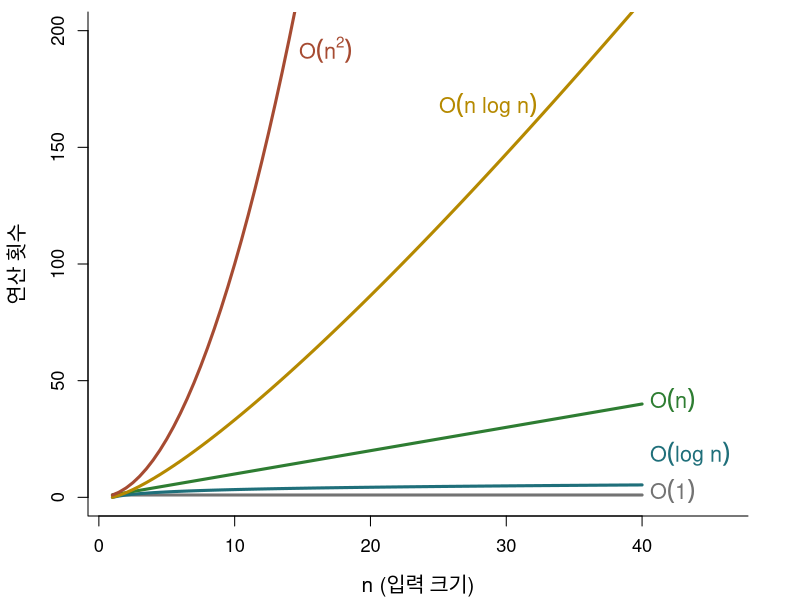
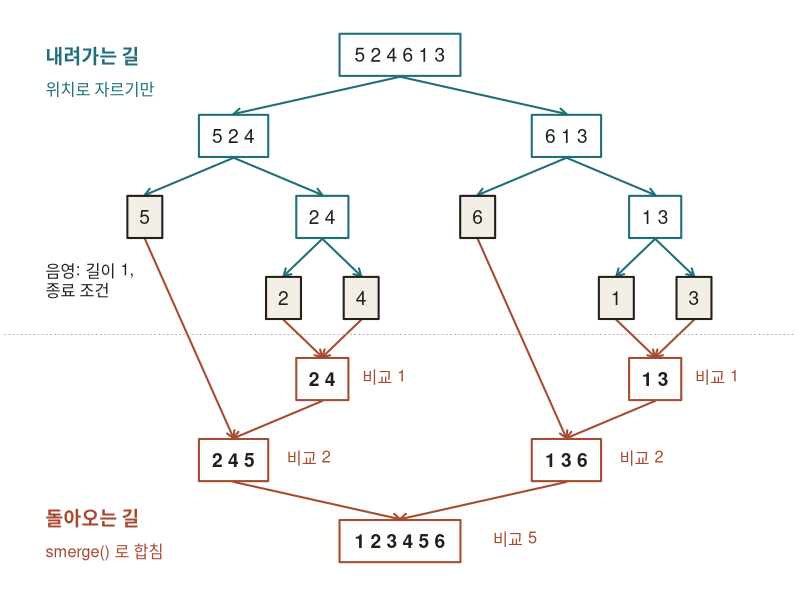
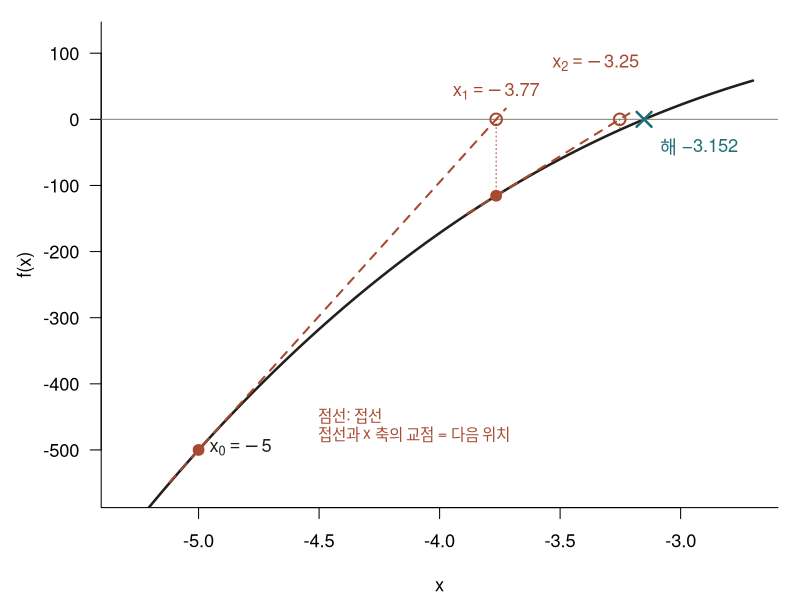
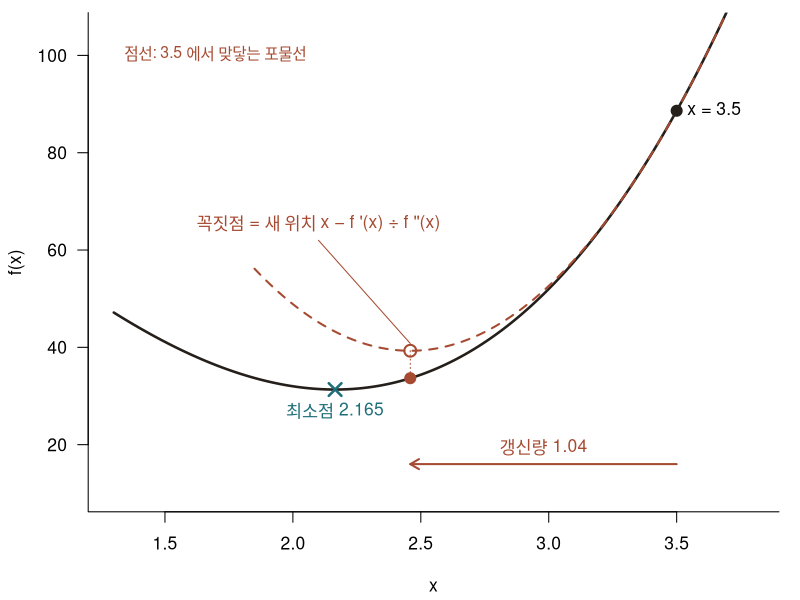
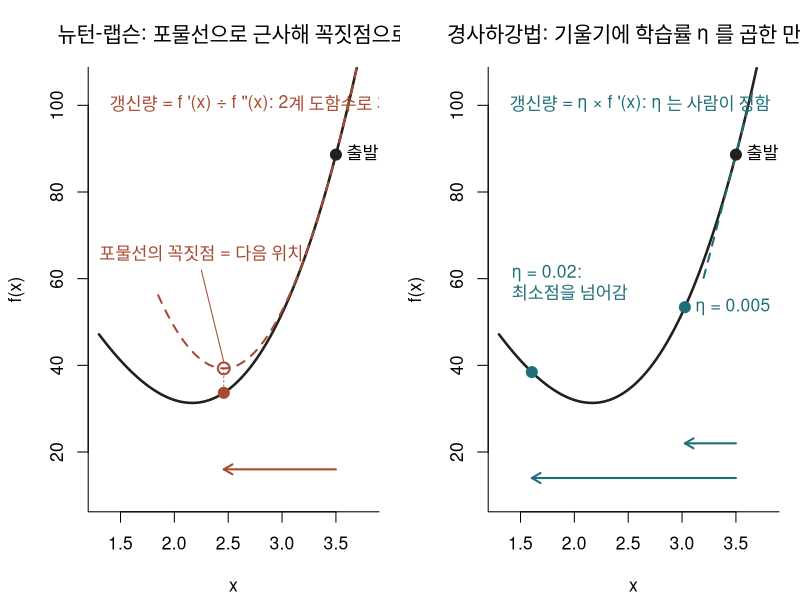
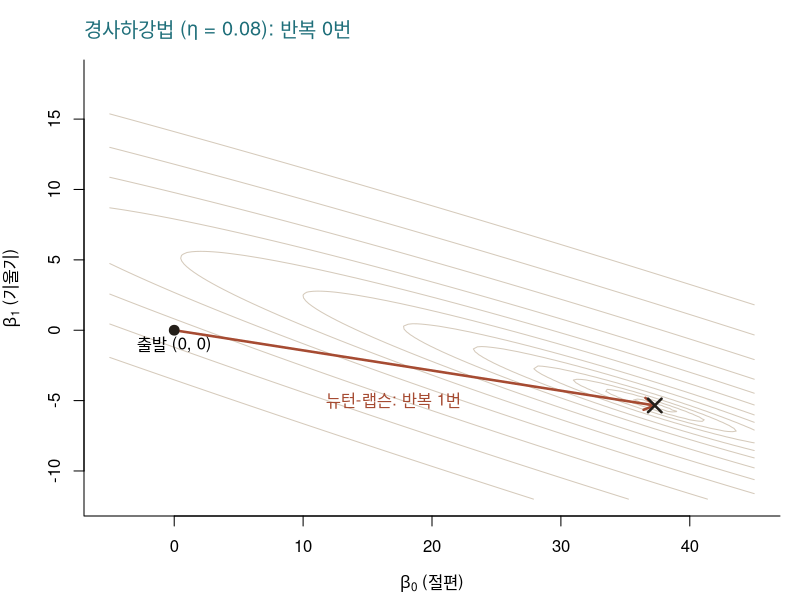
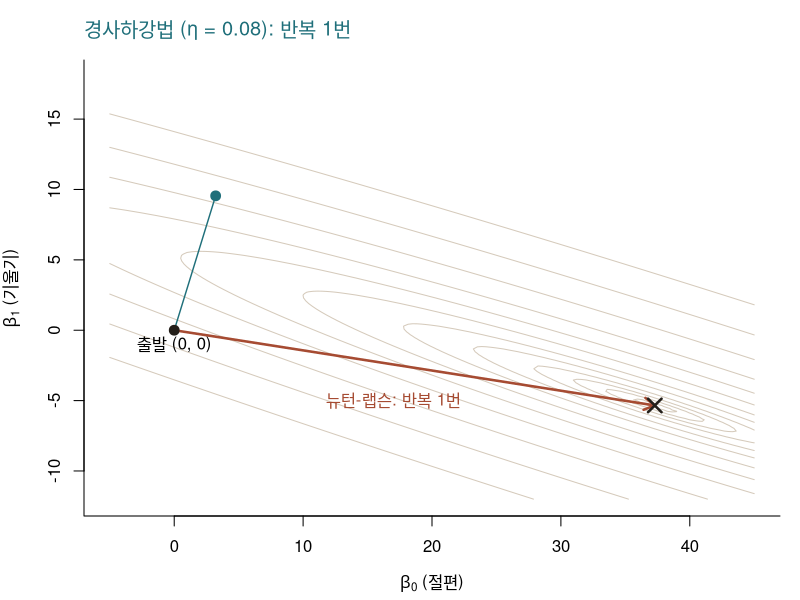
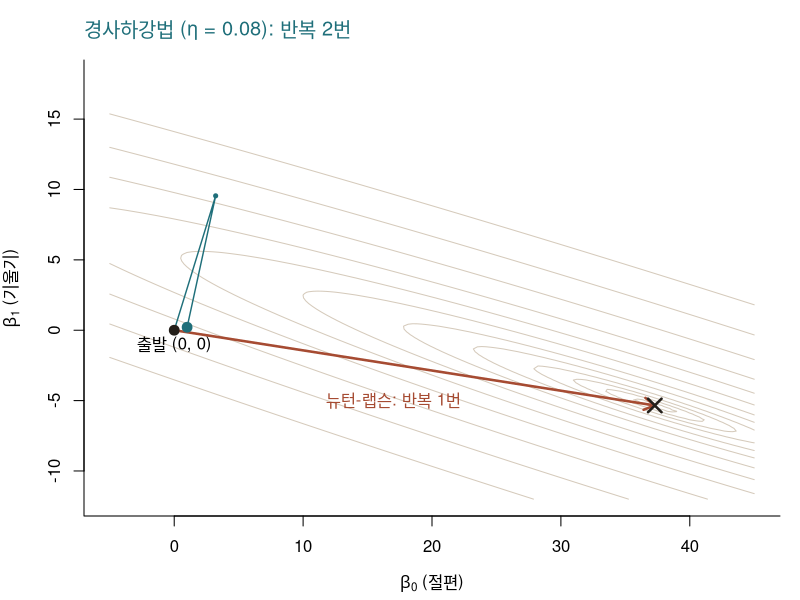

These charts were generated, in order, by the following R code:
## ---- chunk 1
library(knitr)

# 슬라이드는 폭이 좁다. 출력 폭을 46자로 접는다.
options(linewidth = 46, width = 46)
hook_output <- knitr::knit_hooks$get("output")
knit_hooks$set(output = function(x, options) {
  if (!is.null(n <- options$linewidth)) {
    x <- knitr:::split_lines(x)
    if (any(nchar(x) > n)) x <- strwrap(x, width = n)
    x <- paste(x, collapse = "\n")
  }
  hook_output(x, options)
})
## ---- chunk 2
half_count <- function(pages) {
  count <- 0
  while (pages > 1) {
    pages <- ceiling(pages / 2)   # 없는 쪽 절반을 버림
    count <- count + 1
  }
  count
}
sapply(c(1000, 10000, 1e6), half_count)
## ---- chunk 3
clean_room <- function(n_row, n_col) {
  visit <- matrix(0L, n_row, n_col)  # 청소 순서
  step <- 0L
  for (i in seq_len(n_row)) {          # 1. 한 줄씩
    cols <- seq_len(n_col)
    if (i %% 2 == 0) cols <- rev(cols) # 3. 방향 반대로
    for (j in cols) {                  # 2. 줄 끝까지
      step <- step + 1L
      visit[i, j] <- step
    }
  }
  visit                                # 4. 멈춤
}
clean_room(4, 6)
## ---- chunk 4
prealloc_vec <- function(n) {
  x <- numeric(n)
  for (i in seq_len(n)) x[i] <- i
  x
}
grow_vec <- function(n) {
  x <- NULL
  for (i in seq_len(n)) x <- c(x, i)
  x
}
## ---- chunk 5
identical(prealloc_vec(1000), as.numeric(grow_vec(1000)))
## ---- chunk 6
#| output-location: fragment
n <- 50000
data.frame(
  방식 = c("사전 할당", "이어 붙이기"),
  초 = c(system.time(prealloc_vec(n))[["elapsed"]],
         system.time(grow_vec(n))[["elapsed"]])
)
## ---- chunk 7
n <- c(10, 100, 1000, 1e6)
fmt <- function(x) format(x, big.mark = ",", scientific = FALSE)
tab <- data.frame(
  n = fmt(n),
  o1 = c("1", "1", "1", "1"),
  ologn = c("3", "7", "10", "20"),
  on = fmt(n),
  onlogn = fmt(round(n * log2(n))),
  on2 = c(fmt(n[1:3]^2), "1e+12"),
  o2n = c("1,024", "1.3e+30", "1.1e+301", "9.9e+301029")
)
names(tab) <- c("n", "O(1)", "O(log n)", "O(n)", "O(n log n)", "O(n^2)", "O(2^n)")
kable(tab, align = rep("r", 7))
## ---- chunk 8
op <- par(mar = c(4.2, 4.4, 0.6, 2.6))
nn <- seq(1, 40, by = 0.5)
plot(range(nn), c(0, 200), xlim = c(1, 46), type = "n", xlab = "n (입력 크기)",
     ylab = "연산 횟수", bty = "l", cex.lab = 1.25, cex.axis = 1.1)
lines(nn, rep(1, length(nn)), lwd = 3, col = "grey45")
lines(nn, log2(nn), lwd = 3, col = "#1F6F7A")
lines(nn, nn, lwd = 3, col = "#2E7D32")
lines(nn, nn * log2(nn), lwd = 3, col = "#B58900")
lines(nn, nn^2, lwd = 3, col = "#A64B32")
text(40, 1, expression(O(1)), pos = 4, offset = 0.4, col = "grey45", cex = 1.3)
text(40, 17, expression(O(log~n)), pos = 4, offset = 0.4, col = "#1F6F7A", cex = 1.3)
text(40, 40, expression(O(n)), pos = 4, offset = 0.4, col = "#2E7D32", cex = 1.3)
text(33, 33 * log2(33), expression(O(n~log~n)), pos = 2, col = "#B58900", cex = 1.3)
text(14, 190, expression(O(n^2)), pos = 4, col = "#A64B32", cex = 1.3)
par(op)
## ---- chunk 9
recursive_sum <- function(n) {
  if (n == 1) return(n)      # 1. 종료 조건
  n + recursive_sum(n - 1)   # 2. 작게 호출, 3. n 을 더함
}
## ---- chunk 10
#| collapse: true
recursive_sum(3)
recursive_sum(10)      # 1 + 2 + ... + 10
## ---- chunk 11
sum_trace <- function(n, depth = 0) {
  pad <- strrep("  ", depth)          # 깊이만큼 들여쓰기
  cat(pad, "S(", n, ") 호출\n", sep = "")
  if (n == 1) s <- n                  # 1. 종료 조건
  else s <- n + sum_trace(n - 1, depth + 1)   # 2, 3
  cat(pad, "S(", n, ") = ", s, " 반환\n", sep = "")
  s
}
sum_trace(3)
## ---- chunk 12
#| output-location: fragment
tryCatch(recursive_sum(0),
         error = function(e) cat("오류:", conditionMessage(e), "\n"))
## ---- chunk 13
recursive_sum2 <- function(n) {
  if (n <= 1) return(n)          # 1. 종료 조건: 1 이하
  n + recursive_sum2(n - 1)      # 2, 3. 작게 호출, 더함
}
c(recursive_sum2(0), recursive_sum2(1), recursive_sum2(100))
## ---- chunk 14
#| collapse: true
factorial_manual <- function(n) {
  if (n == 0) return(1)          # 1. 종료 조건
  n * factorial_manual(n - 1)    # 2. 작게 호출, 3. 곱함
}
factorial_manual(4)
all(sapply(0:10, factorial_manual) == factorial(0:10))
## ---- chunk 15
#| collapse: true
move_hanoi <- function(k, from, to, via) {
  if (k == 1) {                                        # 1.
    cat(sprintf("원판 1: %s -> %s\n", from, to))
  } else {
    move_hanoi(k - 1, from = from, to = via, via = to) # 2.
    cat(sprintf("원판 %d: %s -> %s\n", k, from, to))    # 3.
    move_hanoi(k - 1, from = via, to = to, via = from) # 4.
  }
}
move_hanoi(3, "A", "C", "B")
## ---- chunk 16
#| output-location: fragment
recursive_sum2(1000)                     # 깊이 1000: 정상

tryCatch(recursive_sum2(5000),           # 깊이 5000: 중첩 한계
         error = function(e) cat("오류:", conditionMessage(e), "\n"))
## ---- chunk 17
#| collapse: true
iterative_sum <- function(n) {
  s <- 0                          # 누적 변수 하나: O(1)
  for (i in seq_len(n)) s <- s + i
  s
}
iterative_sum(5000)               # 깊이 제한 없음
## ---- chunk 18
linear_search <- function(target, vec) {
  for (i in seq_along(vec)) {         # 1. 하나씩
    if (vec[i] == target) return(i)   # 2. 찾으면 위치
  }
  NA_integer_                         # 3. 끝까지 없음
}
## ---- chunk 19
#| collapse: true
v8 <- c(3, 8, 15, 21, 30, 42, 57, 64)
linear_search(42, v8)          # 6번 비교
linear_search(10, v8)          # 8번 모두 비교
linear_search(10, numeric(0))  # 빈 벡터
## ---- chunk 20
binary_search <- function(target, ovec, verbose = FALSE) {
  lo <- 1L; hi <- length(ovec)
  while (lo <= hi) {
    mid <- (lo + hi) %/% 2L
    if (verbose) cat(sprintf("lo=%d hi=%d mid=%d 값=%g\n",
                             lo, hi, mid, ovec[mid]))
    if (ovec[mid] == target) return(mid)
    if (ovec[mid] > target) hi <- mid - 1L
    else lo <- mid + 1L
  }
  NA_integer_
}
## ---- chunk 21
#| collapse: true
binary_search(57, v8, verbose = TRUE)
binary_search(10, v8, verbose = TRUE)
## ---- chunk 22
#| collapse: true
u8 <- c(3, 8, 15, 64, 30, 42, 57, 21)
binary_search(21, u8, verbose = TRUE)
which(u8 == 21)
## ---- chunk 23
rbinary_search <- function(target, ovec, minL, maxL) {
  if (maxL <= minL) return(NA_integer_)
  midL <- floor((minL + maxL) / 2)
  if (ovec[midL] > target) {
    rbinary_search(target, ovec, minL, midL - 1)
  } else if (ovec[midL] < target) {
    rbinary_search(target, ovec, midL + 1, maxL)
  } else {
    return(midL)
  }
}
set.seed(1)
x <- sort(sample(1:100, 20))
## ---- chunk 24
#| collapse: true
# 3.2 의 반복문 구현
all(sapply(x, binary_search, ovec = x) == seq_along(x))

# 재귀 구현
found <- sapply(x, rbinary_search, ovec = x,
                minL = 1, maxL = length(x))
sum(is.na(found))
which(is.na(found))
## ---- chunk 25
#| collapse: true
rbinary_search2 <- function(target, ovec, lo = 1L, hi = length(ovec)) {
  if (lo > hi) return(NA_integer_)          # 탐색 범위가 비었을 때만 종료
  mid <- (lo + hi) %/% 2L
  if (ovec[mid] == target) mid
  else if (ovec[mid] > target) rbinary_search2(target, ovec, lo, mid - 1L)
  else rbinary_search2(target, ovec, mid + 1L, hi)
}
all(sapply(x, rbinary_search2, ovec = x) == seq_along(x))   # 전수 검사
c(rbinary_search2(5, numeric(0)),     # 경계 사례: 빈 벡터,
  rbinary_search2(5, 5),              # 길이 1 인 벡터,
  rbinary_search2(101, x))            # 없는 값
## ---- chunk 26
count_linear <- function(target, vec) {
  n <- 0L
  for (i in seq_along(vec)) { n <- n + 1L; if (vec[i] == target) return(n) }
  n
}
count_binary <- function(target, ovec) {
  lo <- 1L; hi <- length(ovec); n <- 0L
  while (lo <= hi) {
    n <- n + 1L
    mid <- (lo + hi) %/% 2L
    if (ovec[mid] == target) return(n)
    if (ovec[mid] > target) hi <- mid - 1L else lo <- mid + 1L
  }
  n
}
set.seed(1)
sizes <- c(100, 1000, 10000)
cmp <- t(sapply(sizes, function(n) {
  v <- seq_len(n); ks <- sample(v, 100)
  c(선형 = mean(sapply(ks, count_linear, vec = v)),
    이진 = mean(sapply(ks, count_binary, ovec = v)))
}))
kable(data.frame(n = format(sizes, big.mark = ","), round(cmp, 1)), align = "r")
## ---- chunk 27
bubble_sort <- function(x) {
  n <- length(x)
  if (n < 2) return(x)
  for (i in seq_len(n - 1)) {
    for (j in seq_len(n - i)) {
      if (x[j] > x[j + 1]) {
        temp <- x[j]
        x[j] <- x[j + 1]
        x[j + 1] <- temp
      }
    }
  }
  x
}
## ---- chunk 28
#| collapse: true
v6 <- c(5, 2, 4, 6, 1, 3)
bubble_sort(v6)
set.seed(1234); v <- sample(1:100, 15)
identical(bubble_sort(v), sort(v))     # 내장 sort() 와 대조
## ---- chunk 29
insertion_sort <- function(x) {
  n <- length(x)
  if (n < 2) return(x)
  for (i in 2:n) {
    key <- x[i]
    j <- i - 1
    while (j >= 1 && x[j] > key) {
      x[j + 1] <- x[j]
      j <- j - 1
    }
    x[j + 1] <- key
  }
  x
}
## ---- chunk 30
#| collapse: true
insertion_sort(v6)
identical(insertion_sort(v), sort(v))
## ---- chunk 31
#| collapse: true
left <- c(2, 4, 5)        # 여섯째 자리: 셋 다 꺼냄
left[4]
tryCatch(if (left[4] <= 6) "왼쪽",
         error = conditionMessage)
## ---- chunk 32
smerge <- function(left, right) {
  temp <- numeric(length(left) + length(right))  # 1. 결과 자리
  l <- r <- 1L                                   # 1. 두 맨 앞
  for (i in seq_along(temp)) {                   # 2. 자리마다
    if (r > length(right) ||                     # 2. 오른쪽에 남은 값 없음
        (l <= length(left) && left[l] <= right[r])) {  #    왼쪽 ≤ 오른쪽
      temp[i] <- left[l]; l <- l + 1L            #    왼쪽에서 꺼냄
    } else {                                     # 3.
      temp[i] <- right[r]; r <- r + 1L           #    오른쪽에서 꺼냄
    }
  }
  temp
}
## ---- chunk 33
#| collapse: true
smerge(c(2, 4, 5), c(1, 3, 6))          # 손으로 푼 결과와 대조
smerge(c(1, 4, 9), c(2, 3, 10))
smerge(numeric(0), c(1, 3))             # 경계: 한쪽이 빈 벡터
## ---- chunk 34
#| collapse: true
merge_sort <- function(x) {
  n <- length(x)
  if (n <= 1) return(x)                   # 1. 종료 조건
  mid <- n %/% 2L                         # 2. 반으로 나눔
  left  <- merge_sort(x[1:mid])           # 3. 앞 절반 재귀
  right <- merge_sort(x[(mid + 1):n])     # 3. 뒤 절반 재귀
  smerge(left, right)                     # 4. 합치기
}
merge_sort(v6)
identical(merge_sort(v), as.numeric(sort(v)))
## ---- chunk 35
brick <- "#A64B32"; teal <- "#1F6F7A"; ink <- "#241F1A"; sand <- "#F3EEE6"
op <- par(mar = c(0.2, 0.2, 0.2, 0.2), cex = 1.15)
plot(NA, xlim = c(-0.6, 12.6), ylim = c(0.6, 7.35), axes = FALSE, xlab = "", ylab = "")
# 상자: 내려가는 길(청록), 길이 1(음영), 돌아오는 길(갈색)
nd <- data.frame(
  id = c("r", "a", "b", "a1", "a2", "b1", "b2", "a21", "a22", "b21", "b22",
         "m1", "m2", "m3", "m4", "m5"),
  x  = c(6, 3, 9, 1.4, 4.6, 7.4, 10.6, 3.9, 5.3, 9.9, 11.3, 4.6, 10.6, 3, 9, 6),
  y  = c(7, 6, 6, 5, 5, 5, 5, 4, 4, 4, 4, 3, 3, 2, 2, 1),
  s  = c("5 2 4 6 1 3", "5 2 4", "6 1 3", "5", "2 4", "6", "1 3", "2", "4", "1", "3",
         "2 4", "1 3", "2 4 5", "1 3 6", "1 2 3 4 5 6"),
  k  = c("d", "d", "d", "l", "d", "l", "d", "l", "l", "l", "l", "u", "u", "u", "u", "u"))
P <- function(i) nd[nd$id == i, ]
edge <- function(a, b, col) {
  A <- P(a); B <- P(b)
  arrows(A$x, A$y - 0.27, B$x, B$y + 0.27, length = 0.08, col = col, lwd = 2)
}
down <- list(c("r", "a"), c("r", "b"), c("a", "a1"), c("a", "a2"), c("b", "b1"), c("b", "b2"),
             c("a2", "a21"), c("a2", "a22"), c("b2", "b21"), c("b2", "b22"))
up <- list(c("a21", "m1"), c("a22", "m1"), c("b21", "m2"), c("b22", "m2"), c("a1", "m3"),
           c("m1", "m3"), c("b1", "m4"), c("m2", "m4"), c("m3", "m5"), c("m4", "m5"))
for (e in down) edge(e[1], e[2], teal)
for (e in up) edge(e[1], e[2], brick)
for (i in seq_len(nrow(nd))) {
  w <- 0.32 + 0.21 * nchar(gsub(" ", "", nd$s[i])) + 0.1 * lengths(strsplit(nd$s[i], " "))
  bg <- if (nd$k[i] == "l") sand else "white"
  bd <- switch(nd$k[i], d = teal, l = ink, u = brick)
  rect(nd$x[i] - w / 2, nd$y[i] - 0.26, nd$x[i] + w / 2, nd$y[i] + 0.26,
       col = bg, border = bd, lwd = 2)
  text(nd$x[i], nd$y[i], nd$s[i], col = ink, font = if (nd$k[i] == "u") 2 else 1)
}
# smerge() 한 번의 비교 횟수
cm <- data.frame(id = c("m1", "m2", "m3", "m4", "m5"), k = c(1, 1, 2, 2, 5))
for (i in seq_len(nrow(cm))) {
  B <- P(cm$id[i])
  text(B$x + 0.15 + 0.12 * nchar(B$s), B$y, sprintf("비교 %d", cm$k[i]),
       pos = 4, col = brick, cex = 0.85)
}
abline(h = 3.55, lty = 3, col = "#B8AE9F")
text(-0.6, 6.95, "내려가는 길", pos = 4, col = teal, font = 2)
text(-0.6, 6.55, "위치로 자르기만", pos = 4, col = teal, cex = 0.85)
text(-0.6, 4.15, "음영: 길이 1,\n종료 조건", pos = 4, col = ink, cex = 0.85)
text(-0.6, 1.25, "돌아오는 길", pos = 4, col = brick, font = 2)
text(-0.6, 0.85, "smerge() 로 합침", pos = 4, col = brick, cex = 0.85)
par(op)
## ---- chunk 36
#| collapse: true
merge_sort(c(4, 2))      # 길이 1 두 개를 합침
merge_sort(c(5, 2, 4))   # 길이 1 과 길이 2 를 합침
## ---- chunk 37
quick_sort <- function(x) {
  if (length(x) <= 1) return(x)
  pivot <- x[1]
  small <- x[x < pivot]
  same  <- x[x == pivot]
  big   <- x[x > pivot]
  c(quick_sort(small), same, quick_sort(big))
}
## ---- chunk 38
quick_trace <- function(x, depth = 0) {
  if (length(x) <= 1) return(x)
  pivot <- x[1]
  small <- x[x < pivot]
  big <- x[x > pivot]
  cat(strrep("  ", depth), "[", paste(small, collapse = " "), "] ", pivot,
      " [", paste(big, collapse = " "), "]\n", sep = "")
  c(quick_trace(small, depth + 1), x[x == pivot], quick_trace(big, depth + 1))
}
## ---- chunk 39
#| collapse: true
quick_sort(v6)
identical(quick_sort(v), sort(v))
res <- quick_trace(v6)    # [작은 무리] 기준값 [큰 무리]
## ---- chunk 40
res <- quick_trace(1:6)
## ---- chunk 41
#| output-location: fragment
set.seed(1)
identical(quick_sort(sample(5000)), 1:5000)
tryCatch(quick_sort(1:5000),
         error = function(e) conditionMessage(e))
## ---- chunk 42
bubble_count <- function(x) {
  n <- length(x); cnt <- 0
  for (i in seq_len(n - 1)) for (j in seq_len(n - i)) {
    cnt <- cnt + 1
    if (x[j] > x[j + 1]) { temp <- x[j]; x[j] <- x[j + 1]; x[j + 1] <- temp }
  }
  cnt
}
insertion_count <- function(x) {
  n <- length(x); cnt <- 0
  if (n < 2) return(cnt)
  for (i in 2:n) {
    key <- x[i]; j <- i - 1
    while (j >= 1) {
      cnt <- cnt + 1
      if (x[j] <= key) break
      x[j + 1] <- x[j]; j <- j - 1
    }
    x[j + 1] <- key
  }
  cnt
}
merge_count <- function(x) {
  sort_count <- function(x) {
    n <- length(x)
    if (n <= 1) return(list(x = x, cnt = 0))
    mid <- n %/% 2L
    a <- sort_count(x[1:mid]); b <- sort_count(x[(mid + 1):n])
    left <- a$x; right <- b$x
    out <- numeric(n); l <- r <- 1L; cnt <- a$cnt + b$cnt
    for (i in seq_len(n)) {
      both <- l <= length(left) && r <= length(right)
      if (both) cnt <- cnt + 1
      if ((both && left[l] <= right[r]) || r > length(right)) {
        out[i] <- left[l]; l <- l + 1L
      } else {
        out[i] <- right[r]; r <- r + 1L
      }
    }
    list(x = out, cnt = cnt)
  }
  sort_count(x)$cnt
}
quick_count <- function(x) {
  if (length(x) <= 1) return(0)
  pivot <- x[1]
  (length(x) - 1) + quick_count(x[x < pivot]) + quick_count(x[x > pivot])
}
set.seed(1234)
sizes <- c(500, 1000, 2000)
cnt <- t(sapply(sizes, function(n) {
  v <- sample(n)
  c(bubble_count(v), insertion_count(v), merge_count(v), quick_count(v))
}))
f2 <- function(x) format(x, big.mark = ",", scientific = FALSE)
kable(data.frame(
  n = f2(sizes),
  버블 = f2(cnt[, 1]),
  `n(n-1)/2` = f2(sizes * (sizes - 1) / 2),
  삽입 = f2(cnt[, 2]),
  `n²/4` = f2(sizes^2 / 4),
  병합 = f2(cnt[, 3]),
  퀵 = f2(cnt[, 4]),
  `n log₂n` = f2(round(sizes * log2(sizes))),
  check.names = FALSE), align = "r")
## ---- chunk 43
set.seed(1234)
tm <- t(sapply(sizes, function(n) {
  v <- sample(n)
  c(버블 = system.time(bubble_sort(v))[["elapsed"]],
    삽입 = system.time(insertion_sort(v))[["elapsed"]],
    병합 = system.time(merge_sort(v))[["elapsed"]],
    퀵 = system.time(quick_sort(v))[["elapsed"]])
}))
kable(data.frame(n = f2(sizes), tm), align = "r")
## ---- chunk 44
set.seed(1234)
n <- 1000
inputs <- list(무작위 = sample(n), 정렬됨 = 1:n, 역순 = n:1)
tab <- t(sapply(inputs, function(v) {
  c(버블 = bubble_count(v), 삽입 = insertion_count(v),
    병합 = merge_count(v), 퀵 = quick_count(v))
}))
kable(data.frame(입력 = names(inputs), apply(tab, 2, f2),
                 check.names = FALSE), align = "lrrrr", row.names = FALSE)
## ---- chunk 45
brick <- "#A64B32"; teal <- "#1F6F7A"; ink <- "#241F1A"
ft  <- function(x) 5 * x^3 - 7 * x^2 - 40 * x + 100
ftp <- function(x) 15 * x^2 - 14 * x - 40
xs <- c(-5, 0, 0)
for (k in 2:3) xs[k] <- xs[k - 1] - ft(xs[k - 1]) / ftp(xs[k - 1])
root <- -3.151719
op <- par(mar = c(4.2, 4.6, 1, 1), cex = 1.1)
xx <- seq(-5.3, -2.7, length.out = 300)
plot(xx, ft(xx), type = "l", lwd = 2.5, col = ink, ylim = c(-560, 120), bty = "l",
     xlab = "x", ylab = "f(x)", las = 1)
abline(h = 0, col = "#8C8479")
for (k in 1:2) {
  x0 <- xs[k]; x1 <- xs[k + 1]
  seg <- seq(min(x0, x1) - 0.12, max(x0, x1) + 0.04, length.out = 50)
  lines(seg, ft(x0) + ftp(x0) * (seg - x0), lty = 2, lwd = 2, col = brick)
  segments(x1, 0, x1, ft(x1), lty = 3, col = brick)
  points(x0, ft(x0), pch = 19, col = brick, cex = 1.3)
  points(x1, 0, pch = 1, col = brick, cex = 1.4, lwd = 2)
}
points(root, 0, pch = 4, col = teal, cex = 1.8, lwd = 2.5)
text(xs[1], ft(xs[1]), expression(x[0] == -5), pos = 4, col = ink)
text(xs[2], 0, expression(x[1] == -3.77), pos = 3, col = brick, offset = 0.9)
text(xs[3] - 0.1, 0, expression(x[2] == -3.25), pos = 3, col = brick, offset = 2.2)
text(root + 0.02, -45, "해 −3.152", pos = 4, col = teal)
text(-4.55, -470, "점선: 접선\n접선과 x 축의 교점 = 다음 위치", pos = 4, col = brick, cex = 0.85)
par(op)
## ---- chunk 46
newton <- function(f, fp, x0, tol = 1e-8, max_iter = 50) {
  x <- x0
  path <- matrix(x0, nrow = 1)
  for (iter in seq_len(max_iter)) {
    step <- as.vector(solve(fp(x), f(x)))
    x <- x - step
    path <- rbind(path, x)
    if (max(abs(step)) < tol) break
  }
  list(x = x, iter = iter, path = unname(path))
}
## ---- chunk 47
#| collapse: true
f  <- function(x) 5 * x^3 - 7 * x^2 - 40 * x + 100
fp <- function(x) 15 * x^2 - 14 * x - 40   # 손으로 미분
r <- newton(f, fp, x0 = -5)
r$x
r$iter
f(r$x)                                      # 해에서 f 는 0 인가
## ---- chunk 48
data.frame(반복 = 0:r$iter, x = r$path[, 1],
           fx = f(r$path[, 1]))
## ---- chunk 49
#| collapse: true
roots <- polyroot(c(100, -40, -7, 5))
Re(roots)[abs(Im(roots)) < 1e-8]     # 실근만
## ---- chunk 50
t(sapply(c(-5, -1, 0, 1, 5), function(x0) {
  r <- newton(f, fp, x0)
  c(x0 = x0, x = r$x, iter = r$iter, fx = f(r$x))
}))
## ---- chunk 51
#| collapse: true
fpp <- function(x) 30 * x - 14         # f''
x0 <- 3.5; d1 <- fp(x0) / fpp(x0)      # d1: 갱신량
c(기울기 = fp(x0), 변화율 = fpp(x0), 갱신량 = d1)
c(새위치 = x0 - d1, 기울기 = fp(x0 - d1), 변화율 = fpp(x0 - d1))
## ---- chunk 52
brick <- "#A64B32"; teal <- "#1F6F7A"; ink <- "#241F1A"
op <- par(mar = c(4.2, 4.2, 0.6, 1), cex = 1.05)
x1 <- x0 - fp(x0) / fpp(x0)
xs <- seq(1.3, 3.8, length.out = 300)
plot(xs, f(xs), type = "l", lwd = 2.5, col = ink, ylim = c(10, 105), bty = "l", las = 1,
     xlab = "x", ylab = "f(x)")
# x0 에서 함숫값, 기울기, 2계 도함수 값이 같은 포물선
q <- function(t) f(x0) + fp(x0) * (t - x0) + fpp(x0) / 2 * (t - x0)^2
tq <- seq(1.85, 3.75, length.out = 200)
lines(tq, q(tq), lty = 2, lwd = 2, col = brick)
segments(x1, q(x1), x1, f(x1), lty = 3, col = brick)
points(x1, q(x1), pch = 1, col = brick, cex = 1.5, lwd = 2)
points(c(x0, x1), f(c(x0, x1)), pch = 19, col = c(ink, brick), cex = 1.4)
points(2.165, f(2.165), pch = 4, col = teal, cex = 1.6, lwd = 2.5)
text(x0, f(x0), "x = 3.5", pos = 4)
segments(x1, q(x1) + 1.5, 2.1, 62, col = brick)
text(2.1, 62, "꼭짓점 = 새 위치 x − f '(x) ÷ f ''(x)", pos = 3, col = brick)
text(2.165, f(2.165), "최소점 2.165", pos = 1, col = teal, offset = 0.8)
arrows(x0, 16, x1, 16, length = 0.1, lwd = 2, col = brick)
text((x0 + x1) / 2, 16, "갱신량 1.04", pos = 3, col = brick)
text(1.3, 100, "점선: 3.5 에서 맞닿는 포물선", pos = 4, col = brick, cex = 0.9)
par(op)
## ---- chunk 53
#| collapse: true
D(D(body(f), "x"), "x")              # 앞 슬라이드의 fpp 와 대조
t(sapply(c(-5, -1, 0, 1, 5), function(x0) {
  r <- newton(fp, fpp, x0)           # f, fp 자리에 fp, fpp
  c(x0 = x0, x = r$x, iter = r$iter, f2 = fpp(r$x))
}))
## ---- chunk 54
#| collapse: true
grad_ab <- function(ab) c(2 * ab[1] + ab[2] - 4,   # a 방향
                          ab[1] + 4 * ab[2] - 9)   # b 방향
H_ab <- matrix(c(2, 1, 1, 4), nrow = 2)
g_ab <- grad_ab(c(3, 4)); g_ab
d_both <- solve(H_ab, g_ab); d_both     # 함께 풀기
grad_ab(c(3, 4) - d_both)               # 새 위치의 기울기
d_sep <- g_ab / diag(H_ab); d_sep       # 모수마다 따로 나누기
grad_ab(c(3, 4) - d_sep)                # 새 위치의 기울기
## ---- chunk 55
#| collapse: true
# 헤시안 행렬: a, b 가 들어 있지 않은 상수 행렬
hess_ab <- function(ab) matrix(c(2, 1, 1, 4), nrow = 2)
r_ab <- newton(grad_ab, hess_ab, c(3, 4))   # grad_ab: 앞 슬라이드
r_ab$path                                   # 0, 1, 2번째 위치
## ---- chunk 56
#| collapse: true
X <- cbind(1, mtcars$wt)                 # 첫 열 = 절편
y <- mtcars$mpg
grad_S <- function(b) -2 * t(X) %*% (y - X %*% b)
hess_S <- function(b) 2 * t(X) %*% X     # b 가 없다
hess_S(c(0, 0))                          # 헤시안 행렬의 숫자
r <- newton(grad_S, hess_S, c(0, 0))
r$path                                   # 0, 1, 2번째 위치
## ---- chunk 57
coef(lm(mpg ~ wt, data = mtcars))
## ---- chunk 58
#| collapse: true
X3 <- matrix(1:6, nrow = 3)            # 3 × 2
w3 <- c(0.1, 0.2, 0.3)                 # W 의 대각 원소
all.equal(diag(w3) %*% X3, X3 * w3)
## ---- chunk 59
#| collapse: true
am <- mtcars$am
prob <- function(b) as.vector(1 / (1 + exp(-X %*% b)))
grad_l <- function(b) t(X) %*% (am - prob(b))      # 기울기 벡터
hess_l <- function(b) {                            # 헤시안 행렬
  p <- prob(b)
  -t(X) %*% (X * (p * (1 - p)))   # X * w = WX, 32 × 32 W 없이
}
r_logit <- newton(grad_l, hess_l, c(0, 0))
r_logit$x
r_logit$iter
## ---- chunk 60
#| collapse: true
hess_l(r_logit$path[1, ])   # (0, 0)
hess_l(r_logit$path[2, ])   # (4.17, −1.41)
## ---- chunk 61
#| collapse: true
p_hat <- prob(r_logit$x)
round(head(p_hat * (1 - p_hat)), 4)
## ---- chunk 62
loglik <- function(b) sum(am * log(prob(b)) + (1 - am) * log(1 - prob(b)))
P <- r_logit$path
kable(data.frame(
  반복 = 0:r_logit$iter, b0 = sprintf("%.6f", P[, 1]), b1 = sprintf("%.6f", P[, 2]),
  로그가능도 = sprintf("%.6f", apply(P, 1, loglik)),
  `갱신량의 크기` = c("출발점", sprintf("%.1e", apply(abs(diff(P)), 1, max))),
  check.names = FALSE), align = "rrrrr")
## ---- chunk 63
#| output-location: fragment
fit <- glm(am ~ wt, family = binomial,
           data = mtcars)
coef(fit)
## ---- chunk 64
brick <- "#A64B32"; teal <- "#1F6F7A"; ink <- "#241F1A"

# 1차원: 5.4 의 f(x) 에서 첫 번째 반복
f1   <- function(x) 5 * x^3 - 7 * x^2 - 40 * x + 100
f1p  <- function(x) 15 * x^2 - 14 * x - 40
f1pp <- function(x) 30 * x - 14

# 2차원: 5.5 의 회귀, 평균제곱오차의 등고선과 경로
gd_X <- cbind(1, mtcars$wt); gd_y <- mtcars$mpg
gd_grad <- function(b) as.vector(-2 / nrow(gd_X) * t(gd_X) %*% (gd_y - gd_X %*% b))
gd_bhat <- as.vector(solve(t(gd_X) %*% gd_X, t(gd_X) %*% gd_y))
gd_walk <- function(eta, steps) {
  path <- matrix(0, steps + 1, 2)
  for (k in seq_len(steps)) path[k + 1, ] <- path[k, ] - eta * gd_grad(path[k, ])
  path
}
gd_b0 <- seq(-5, 45, length.out = 150)
gd_b1 <- seq(-12, 18, length.out = 150)
gd_mse <- outer(gd_b0, gd_b1, Vectorize(function(a, b) mean((gd_y - a - b * mtcars$wt)^2)))
gd_draw <- function(path, k, eta, note = "") {
  op <- par(mar = c(4.2, 4.2, 3, 1))
  on.exit(par(op))
  contour(gd_b0, gd_b1, gd_mse, levels = c(9, 10, 12, 16, 25, 40, 70, 120, 200, 350, 600, 1000),
          drawlabels = FALSE, col = "#D5CABB", bty = "l",
          xlab = expression(beta[0] * " (절편)"), ylab = expression(beta[1] * " (기울기)"))
  title(main = sprintf("경사하강법 (η = %s): 반복 %s번%s", eta, format(k, big.mark = ","), note),
        col.main = teal, font.main = 1, adj = 0)
  arrows(0, 0, gd_bhat[1], gd_bhat[2], length = 0.12, lwd = 2.5, col = brick)
  text(17, -5, "뉴턴-랩슨: 반복 1번", col = brick)
  if (k > 0) {
    lines(path[1:(k + 1), 1], path[1:(k + 1), 2], col = teal, lwd = 1.4)
    points(path[2:(k + 1), 1], path[2:(k + 1), 2], col = teal, pch = 19, cex = 0.55)
    points(path[k + 1, 1], path[k + 1, 2], col = teal, pch = 19, cex = 1.3)
  }
  points(0, 0, pch = 19, col = ink, cex = 1.3)
  text(0, 0, "출발 (0, 0)", pos = 1)
  points(gd_bhat[1], gd_bhat[2], pch = 4, col = ink, cex = 1.8, lwd = 2.5)
}
## ---- chunk 65
op <- par(mfrow = c(1, 2), mar = c(4.2, 4.2, 3.2, 1), cex = 1.05)
x0 <- 3.5
xs <- seq(1.3, 3.8, length.out = 300)
plot(xs, f1(xs), type = "l", lwd = 2.5, col = ink, ylim = c(10, 105), xlab = "x", ylab = "f(x)",
     bty = "l", main = "뉴턴-랩슨: 포물선으로 근사해 꼭짓점으로", font.main = 1)
q <- function(x) f1(x0) + f1p(x0) * (x - x0) + f1pp(x0) / 2 * (x - x0)^2
xq <- seq(1.85, 3.75, length.out = 200)
lines(xq, q(xq), lty = 2, lwd = 2, col = brick)
x1 <- x0 - f1p(x0) / f1pp(x0)
segments(x1, q(x1), x1, f1(x1), lty = 3, col = brick)
points(x1, q(x1), pch = 1, col = brick, cex = 1.5, lwd = 2)
points(c(x0, x1), f1(c(x0, x1)), pch = 19, col = c(ink, brick), cex = 1.4)
text(x0, f1(x0), "출발점", pos = 4)
segments(x1, q(x1) + 1.5, 2.25, 62, col = brick)
text(2.25, 62, "포물선의 꼭짓점 = 다음 위치", pos = 3, col = brick)
arrows(x0, 16, x1, 16, length = 0.1, lwd = 2, col = brick)
text(1.3, 100, "갱신량 = f '(x) ÷ f ''(x): 2계 도함수로 계산", pos = 4, col = brick)

plot(xs, f1(xs), type = "l", lwd = 2.5, col = ink, ylim = c(10, 105), xlab = "x", ylab = "f(x)",
     bty = "l", main = "경사하강법: 기울기에 학습률 η 를 곱한 만큼", font.main = 1)
xt <- seq(x0 - 0.3, x0 + 0.15, length.out = 20)
lines(xt, f1(x0) + f1p(x0) * (xt - x0), lty = 2, lwd = 2, col = teal)
x_small <- x0 - 0.005 * f1p(x0)
x_big <- x0 - 0.02 * f1p(x0)
points(c(x0, x_small, x_big), f1(c(x0, x_small, x_big)), pch = 19, col = c(ink, teal, teal), cex = 1.4)
text(x0, f1(x0), "출발점", pos = 4)
text(x_small, f1(x_small), "η = 0.005", pos = 4, col = teal)
text(1.32, 58, "η = 0.02:\n최소점을 넘어감", pos = 4, col = teal)
arrows(x0, 22, x_small, 22, length = 0.1, lwd = 2, col = teal)
arrows(x0, 14, x_big, 14, length = 0.1, lwd = 2, col = teal)
text(1.3, 100, "갱신량 = η × f '(x): η 는 사람이 정함", pos = 4, col = teal)
par(op)
## ---- chunk 66
path08 <- gd_walk(0.08, 1272)
path09 <- gd_walk(0.09, 7)
frames <- list(list(path08, 0, "0.08", ""), list(path08, 1, "0.08", ""), list(path08, 2, "0.08", ""),
               list(path08, 5, "0.08", ""), list(path08, 10, "0.08", ""), list(path08, 30, "0.08", ""),
               list(path08, 100, "0.08", ""), list(path08, 400, "0.08", ""), list(path08, 1272, "0.08", ""),
               list(path09, 2, "0.09", ", 튀는 폭이 점점 커짐"), list(path09, 4, "0.09", ", 튀는 폭이 점점 커짐"),
               list(path09, 7, "0.09", ", 튀는 폭이 점점 커짐"))
cat("::: {.r-stack}\n")
for (i in seq_along(frames)) {
  fr <- frames[[i]]
  file <- knitr::fig_path(sprintf("frame-%02d.png", i))
  dir.create(dirname(file), recursive = TRUE, showWarnings = FALSE)
  png(file, width = 944, height = 580, res = 132)
  gd_draw(fr[[1]], fr[[2]], fr[[3]], fr[[4]])
  dev.off()
  attrs <- if (i == 1) "" else sprintf(' .fragment fragment-index="%d"', i - 1)
  cat(sprintf('![](%s){width="100%%"%s}\n\n', file, attrs))
}
cat(":::\n")
## ---- chunk 67
gd_ls <- function(X, y, eta, beta = c(0, 0), tol = 1e-6, max_iters = 1e5) {
  n <- nrow(X)
  for (iter in seq_len(max_iters)) {
    g <- as.vector(-2 / n * t(X) %*% (y - X %*% beta))
    if (sqrt(sum(g^2)) < tol) break
    beta <- beta - eta * g
    if (max(abs(beta)) > 1e6) return(c(eta, NA, NA, NA))
  }
  c(eta, iter, beta)
}
res <- t(sapply(c(0.01, 0.05, 0.08, 0.09), function(eta) gd_ls(X, y, eta)))
kable(data.frame(학습률 = res[, 1],
                 `반복 횟수` = ifelse(is.na(res[, 2]), "발산", f2(res[, 2])),
                 b0 = ifelse(is.na(res[, 3]), "", sprintf("%.4f", res[, 3])),
                 b1 = ifelse(is.na(res[, 4]), "", sprintf("%.4f", res[, 4])),
                 check.names = FALSE),
      align = "rrrr")
## ---- chunk 68
# 생성: Claude Opus 5, 2026-09-11. 수정 없이 그대로 수록.
binary_search_rec <- function(vec, target, lo = 1, hi = length(vec)) {
  if (lo > hi) return(NA_integer_)
  mid <- (lo + hi) %/% 2
  if (vec[mid] == target) return(mid)
  else if (vec[mid] > target) binary_search_rec(vec, target, lo, mid - 1)
  else binary_search_rec(vec, target, mid + 1, hi)
}
## ---- chunk 69
#| output-location: fragment
v <- seq(1, 40, by = 3)
# 1. 전수 검사
c1 <- all(vapply(seq_along(v), function(i) as.integer(binary_search_rec(v, v[i])),
                 integer(1)) == seq_along(v))
# 2. 경계 사례: 빈 벡터, 길이 1인 벡터, 존재하지 않는 값
c2 <- all(is.na(c(binary_search_rec(numeric(0), 5), binary_search_rec(7, 9))))
# 3. 무작위 대조: 정답이 알려진 which() 와 500회 대조
set.seed(20260911)
c3 <- all(replicate(500, {
  w <- sort(sample(1:200, sample(1:60, 1)))
  k <- sample(1:200, 1)
  got <- binary_search_rec(w, k); want <- which(w == k)
  if (length(want) == 0) is.na(got) else (!is.na(got) && got %in% want)
}))

c(전수검사 = c1, 경계사례 = c2, 무작위대조 = c3)
## ---- chunk 70
#| output-location: fragment
d <- c(1, 3, 3, 3, 5, 7)
c(이_구현 = binary_search_rec(d, 3), R의_match = match(3, d))   # 중복값

u <- c(19, 7, 2, 15, 10)                                        # 정렬 안 된 입력
c(반환 = binary_search_rec(u, 19), 실제_위치 = which(u == 19))
